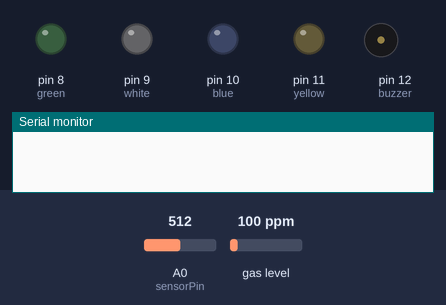
The sketch below on a simulated Arduino Uno, built with avr-gcc and run on an emulated ATmega328P. Shown: output pins drawn as LEDs (lit = HIGH), buzzer (waves = sounding, pin HIGH), the last lines printed to the serial monitor. Inputs (shaded band) come from the test bench; at power-on: A0 (sensorPin) = 512, gas level 100 ppm.

Above: at 0.1 s.
At 20.6 s:
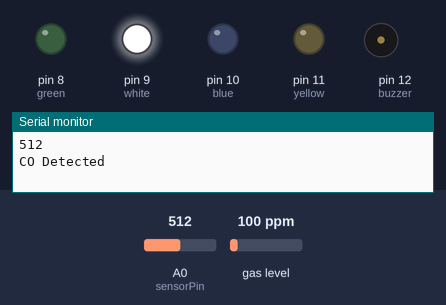
Timing chart, 0 to 22.1 s (numbered marks = the images above):
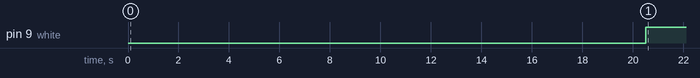

Measured:
- by itself, pin 9 (white): LOW → HIGH at 20.5 s

The sketch:

ECEproject.ino
```cpp
#include<SoftwareSerial.h>
#include <MQ2.h>

//change this with the pin that you use
int pin = A5;
int lpg, co, smoke;
MQ2 mq2(pin);
int sensorPin = A0; // select the input pin for the LDR
int sensorValue = 0; // variable to store the value coming from the sensor
int yellow = 11,blue=10,white=9,green=8; // Output pin for LED
int buzzer = 12; // Output pin for Buzzer

void setup() {
// declare the ledPin and buzzer as an OUTPUT:
pinMode(yellow, OUTPUT);
pinMode(green, OUTPUT);
pinMode(white, OUTPUT);
pinMode(blue, OUTPUT);
pinMode(pin,INPUT);
pinMode(sensorPin,INPUT);
pinMode(buzzer,OUTPUT);
mq2.begin();
Serial.begin(9600);
delay(20000);
}

void loop()

{
sensorValue = analogRead(sensorPin);
Serial.println(sensorValue);
 float* values= mq2.read(true); //set it false if you don't want to print the values in the Serial
  //lpg = values[0];
  lpg = mq2.readLPG();
  //co = values[1];
  co = mq2.readCO();
  //smoke = values[2];
  smoke = mq2.readSmoke();

if (sensorValue < 100)
{
Serial.println("Fire Detected");
digitalWrite(yellow,HIGH);
digitalWrite(buzzer,HIGH);
delay(1000);

}
else
{digitalWrite(yellow,LOW);
noTone(buzzer);
  }
if(lpg>=10000)
{Serial.println("leakage detected");
digitalWrite(blue,HIGH);
delay(1000);
}
else
{digitalWrite(blue,LOW);
  }
if(co>=100)
{Serial.println("CO Detected");
digitalWrite(white,HIGH);
delay(1000);}
else
{digitalWrite(white,LOW);
  }

 if(smoke>=500)
{Serial.println("smoke Detected");
digitalWrite(green,HIGH);
delay(1000);
  }
else
{
digitalWrite(green,LOW);
  }
}
```
